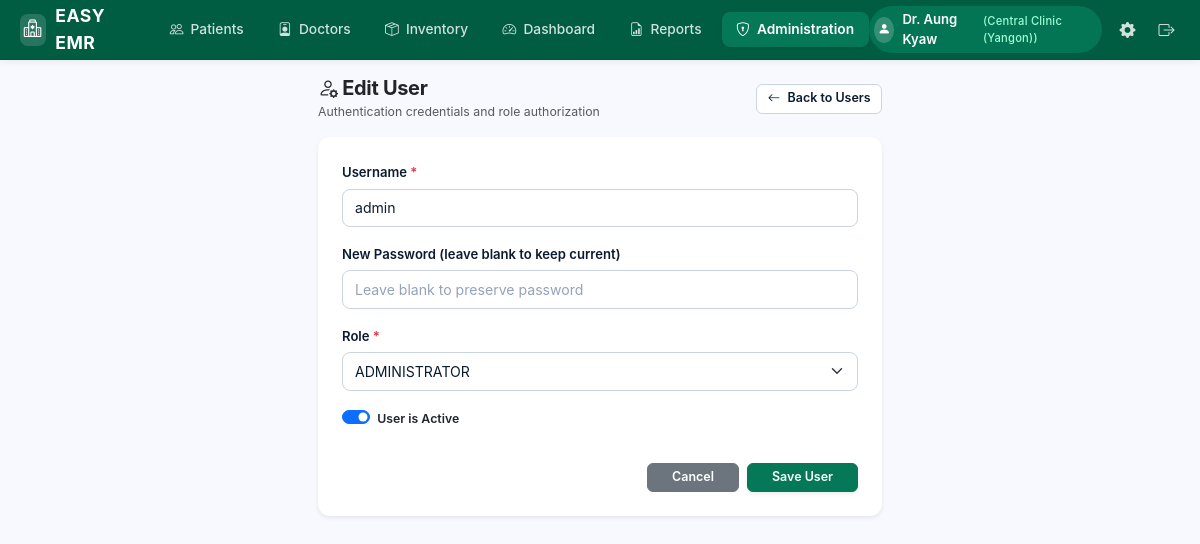
The page /administration/users/1/edit (signed in) on the database its author committed.
### app/models.py (models this page shows, shortened)
class Account(db.Model):
    __tablename__ = 'accounts'
    id = db.Column(db.Integer, primary_key=True)
    phone_number = db.Column(db.String(32), unique=True, nullable=False, index=True)
    clinic_name = db.Column(db.String(128), nullable=False, default='Central Clinic')
    doctor_name = db.Column(db.String(128), nullable=False, default='Dr. Aung Kyaw')
    password_hash = db.Column(db.String(255), nullable=False)
    is_active = db.Column(db.Boolean, default=True, nullable=False)
    created_at = db.Column(db.DateTime, default=datetime.utcnow, nullable=False)
    updated_at = db.Column(db.DateTime, default=datetime.utcnow, onupdate=datetime.utcnow, nullable=False)
    def is_administrator(self):
        return True

class User(db.Model):
    __tablename__ = 'users'
    id = db.Column(db.Integer, primary_key=True)
    username = db.Column(db.String(64), unique=True, nullable=False, index=True)
    password_hash = db.Column(db.String(255), nullable=False)
    role = db.Column(db.String(32), nullable=False, default='RECEPTIONIST')  # ADMINISTRATOR, DOCTOR, RECEPTIONIST
    is_active = db.Column(db.Boolean, default=True, nullable=False)
    created_at = db.Column(db.DateTime, default=datetime.utcnow, nullable=False)
    updated_at = db.Column(db.DateTime, default=datetime.utcnow, onupdate=datetime.utcnow, nullable=False)
    doctor_profile = db.relationship('Doctor', backref='user', uselist=False, cascade='all, delete-orphan')

### app/routes.py (the view, shortened to what this page needs)
@administration_bp.route('/administration/users/<int:user_id>/edit', methods=['GET', 'POST'])
@admin_required
def edit_user(user_id):
    user = User.query.get_or_404(user_id)
    return render_template(
        'administration/user_form.html',
        user=user,
        active_tab='administration',
        admin_sub='users'
    )

### app/extensions.py (called while the page is built)
def generate_csrf_token():
    if '_csrf_token' not in session:
        session['_csrf_token'] = secrets.token_hex(32)
    return session['_csrf_token']

def init_csrf(app):
    @app.before_request
    def check_csrf():
        if not current_app.config.get('WTF_CSRF_ENABLED', True):
            return
        if request.method in ('POST', 'PUT', 'PATCH', 'DELETE'):
            token = request.form.get('csrf_token') or request.headers.get('X-CSRFToken')
            expected = session.get('_csrf_token')
            if not expected or not token or not secrets.compare_digest(token, expected):
                abort(400, description="Invalid or missing CSRF token.")
    @app.context_processor
    def inject_csrf():
        return dict(csrf_token=generate_csrf_token)

### app/helpers.py (called while the page is built)
def role_required(allowed_roles=None):
    def decorator(f):
        @wraps(f)
        def decorated_function(*args, **kwargs):
            if '_account_id' not in session and '_user_id' not in session:
                return redirect(url_for('auth.login', next=request.url))
            return f(*args, **kwargs)
        return decorated_function
    return decorator

def get_current_user():
    from flask import g, session
    sess_key = (session.get('_account_id'), session.get('_user_id'))
    if not any(sess_key):
        return None
    if getattr(g, '_current_user_sess_key', None) == sess_key and getattr(g, 'current_user', None) is not None:
        return g.current_user
    user = None
    if '_account_id' in session:
        from app.models import Account
        user = db.session.get(Account, session['_account_id'])
    elif '_user_id' in session:
        from app.models import User
        user = db.session.get(User, session['_user_id'])
    g._current_user_sess_key = sess_key
    g.current_user = user
    return user

### app/templates/administration/user_form.html (shortened to what this page needs)
{% extends "base.html" %}
{% block content %}
<div class="row justify-content-center">
    <div class="col-lg-6">
        <div class="d-flex justify-content-between align-items-center mb-3">
            <div>
                <h5 class="fw-bold mb-0 text-dark">
                    <i class="bi bi-person-gear"></i> {% if user %}Edit User{% else %}Create System User{% endif %}
                </h5>
                <small class="text-muted">Authentication credentials and role authorization</small>
            </div>
            <a href="{{ url_for('administration.users_list') }}" class="btn btn-outline-secondary btn-sm">
                <i class="bi bi-arrow-left"></i> Back to Users
            </a>
        </div>
        <form method="POST" action="{% if user %}{{ url_for('administration.edit_user', user_id=user.id) }}{% else %}{{ url_for('administration.new_user') }}{% endif %}" class="card border-0 shadow-sm p-4">
            <div class="mb-3">
                <label for="username" class="form-label small fw-semibold">Username <span class="text-danger">*</span></label>
                <input type="text" name="username" id="username" class="form-control form-control-sm" required
                       value="{{ user.username if user else '' }}" {% if user %}readonly{% endif %}>
            </div>
            {% if not user %}
            <div class="mb-3">
                <label for="password" class="form-label small fw-semibold">Password <span class="text-danger">*</span></label>
                <input type="password" name="password" id="password" class="form-control form-control-sm" required>
            </div>
            {% else %}
            <div class="mb-3">
                <label for="new_password" class="form-label small fw-semibold">New Password (leave blank to keep current)</label>
                <input type="password" name="new_password" id="new_password" class="form-control form-control-sm" placeholder="Leave blank to preserve password">
            </div>
            {% endif %}
            <div class="mb-3">
                <label for="role" class="form-label small fw-semibold">Role <span class="text-danger">*</span></label>
                <select name="role" id="role" class="form-select form-select-sm" required>
                    <option value="ADMINISTRATOR" {% if user and user.role == 'ADMINISTRATOR' %}selected{% endif %}>ADMINISTRATOR</option>
                </select>
            </div>
            {% if user %}
            <div class="mb-3 form-check form-switch">
                <input class="form-check-input" type="checkbox" name="is_active" id="is_active" value="1" {% if user.is_active %}checked{% endif %}>
                <label class="form-check-label small fw-semibold" for="is_active">User is Active</label>
            </div>
            {% endif %}
            <div class="d-flex justify-content-end gap-2 mt-3">
                <a href="{{ url_for('administration.users_list') }}" class="btn btn-secondary btn-sm px-4">Cancel</a>
                <button type="submit" class="btn btn-primary btn-sm px-4 shadow-sm">Save User</button>
            </div>
        </form>
    </div>
</div>
{% endblock %}

### app/templates/base.html (shortened to what this page needs)
<!DOCTYPE html>
<html lang="en">
<head>
    <link rel="stylesheet" href="https://cdn.jsdelivr.net/npm/bootstrap@5.3.3/dist/css/bootstrap.min.css">
    <link rel="stylesheet" href="https://cdn.jsdelivr.net/npm/bootstrap-icons@1.11.3/font/bootstrap-icons.min.css">
    <link rel="stylesheet" href="{{ url_for('static', filename='css/custom.css') }}?v=3.0">
</head>
<body>
    {% if current_user %}
    <nav class="clinic-navbar">
        <a href="{{ url_for('patients.patients_list') }}" class="clinic-brand">
            <span class="clinic-brand-icon"><i class="bi bi-hospital"></i></span>
            <span>EASY EMR</span>
        </a>
        <ul class="clinic-nav-tabs">
            <li>
                <a href="{{ url_for('patients.patients_list') }}" class="clinic-nav-link {% if active_tab == 'patients' %}active{% endif %}">
                    <i class="bi bi-people"></i> Patients
                </a>
            </li>
            <li>
                <a href="{{ url_for('doctors.doctors_list') }}" class="clinic-nav-link {% if active_tab == 'doctors' %}active{% endif %}">
                    <i class="bi bi-person-badge"></i> Doctors
                </a>
            </li>
            <li>
                <a href="{{ url_for('inventory.inventory_list') }}" class="clinic-nav-link {% if active_tab == 'inventory' %}active{% endif %}">
                    <i class="bi bi-box-seam"></i> Inventory
                </a>
            </li>
            <li>
                <a href="{{ url_for('dashboard.index') }}" class="clinic-nav-link {% if active_tab == 'dashboard' %}active{% endif %}">
                    <i class="bi bi-speedometer2"></i> Dashboard
                </a>
            </li>
            <li>
                <a href="{{ url_for('reports.index') }}" class="clinic-nav-link {% if active_tab == 'reports' %}active{% endif %}">
                    <i class="bi bi-file-earmark-bar-graph"></i> Reports
                </a>
            </li>
            {% if current_user.is_administrator() %}
            <li>
                <a href="{{ url_for('administration.users_list') }}" class="clinic-nav-link {% if active_tab == 'administration' %}active{% endif %}">
                    <i class="bi bi-shield-lock"></i> Administration
                </a>
            </li>
            {% endif %}
        </ul>
        <div class="clinic-nav-right">
            <div class="user-profile-pill">
                <span class="user-avatar-circle"><i class="bi bi-person-fill"></i></span>
                <span>{{ current_user.doctor_name if current_user.doctor_name else current_user.username }}</span>
                <span class="user-role-badge">({{ current_user.clinic_name if current_user.clinic_name else (current_user.phone_number or current_user.role) }})</span>
            </div>
            {% if current_user.is_administrator() %}
            <a href="{{ url_for('settings.index') }}" class="settings-gear-btn {% if active_tab == 'settings' %}active{% endif %}" title="Global Settings">
                <i class="bi bi-gear-fill"></i>
            </a>
            {% endif %}
            <a href="{{ url_for('auth.logout') }}" class="logout-btn" title="Logout" data-turbo="false" data-no-instant>
                <i class="bi bi-box-arrow-right"></i>
            </a>
        </div>
    </nav>
    {% endif %}
    <main class="container-fluid py-3 px-4">
        {% block content %}{% endblock %}
    </main>
</body>
</html>

### rows shown on the page
Account: doctor_name "Dr. Aung Kyaw", clinic_name "Central Clinic (Yangon)"
User: username "admin", role "ADMINISTRATOR", is_active "☑"
